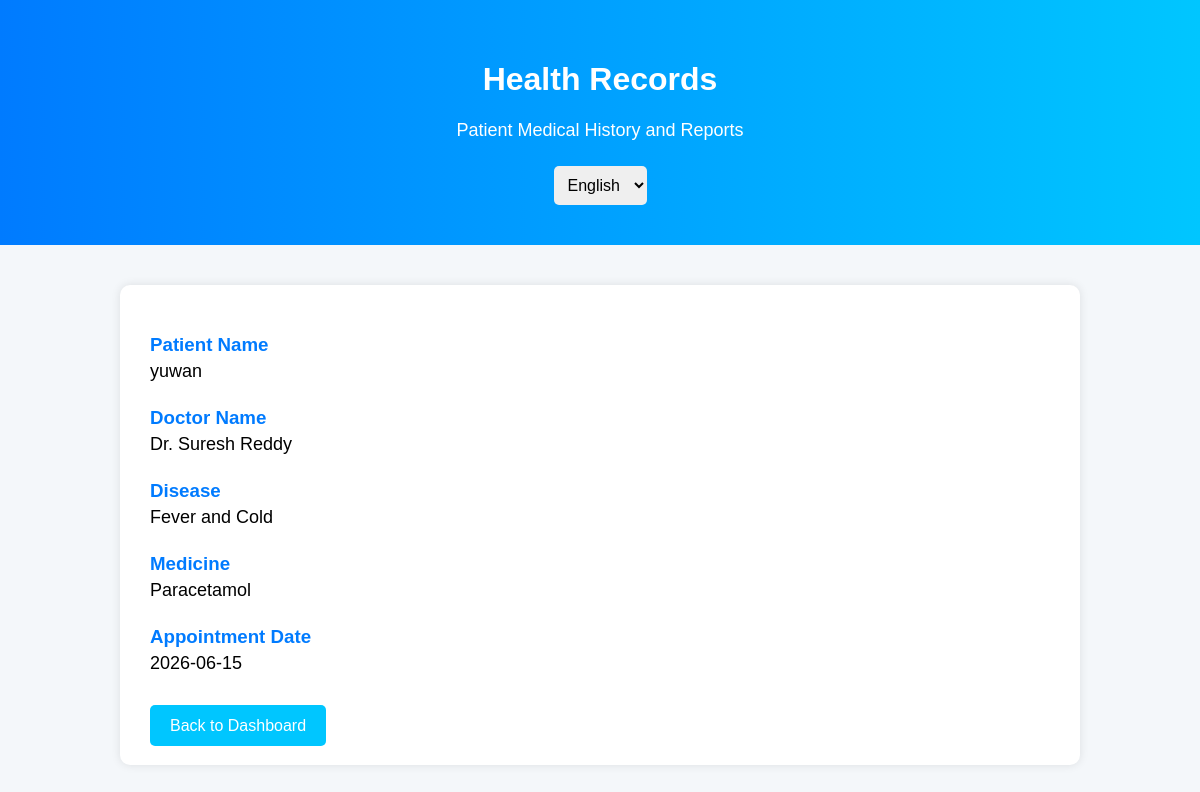
Before: /records with the older database file.
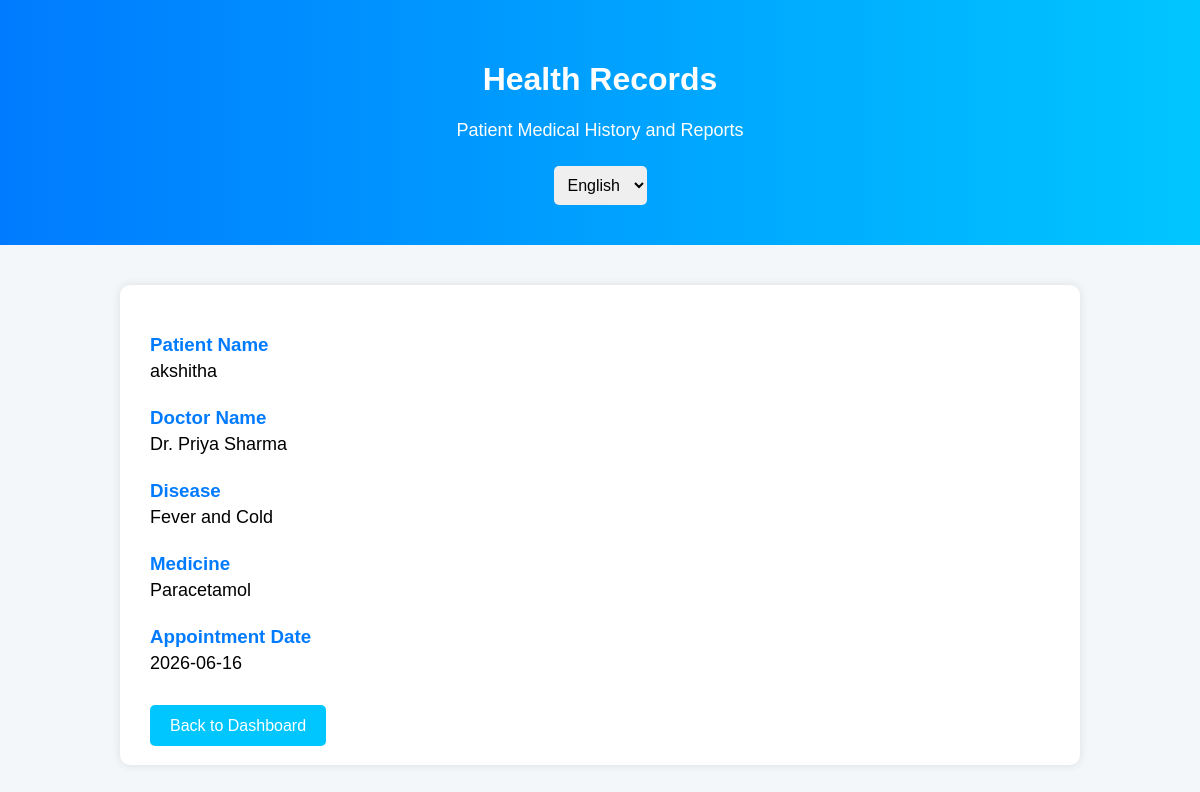
After: the same page with the newer database file.
### app.py (models this page shows)
class Appointment(db.Model):
    id = db.Column(db.Integer, primary_key=True)
    patient_name = db.Column(db.String(100))
    doctor_name = db.Column(db.String(100))
    appointment_date = db.Column(db.String(50))
    appointment_time = db.Column(db.String(50))

### app.py (the view, shortened to what this page needs)
@app.route('/records')
def records():
    latest_appointment = Appointment.query.order_by(
        Appointment.id.desc()
    ).first()
    if latest_appointment:
        record = {
            "patient_name":
            latest_appointment.patient_name,
            "doctor":
            latest_appointment.doctor_name,
            "disease":"Fever and Cold",
            "medicine":"Paracetamol",
            "date":
            latest_appointment.appointment_date
        }
    return render_template(
        'health_records.html',
        record=record
    )

### templates/health_records.html (shortened to what this page needs)
<!DOCTYPE html>
<html lang="en">
<head>
</head>
<body>
    <div class="header">
        <h1 id="title">Health Records</h1>
        <p id="subtitle">
            Patient Medical History and Reports
        </p>
        <div class="language-box">
            <select onchange="changeLanguage(this.value)">
                <option value="english">
                    English
                </option>
            </select>
        </div>
    </div>
    <div class="container">
        <div class="card">
            <h3 id="patient-text">
                Patient Name
            </h3>
            <p>
                {{ record.patient_name }}
            </p>
            <h3 id="doctor-text">
                Doctor Name
            </h3>
            <p>
                {{ record.doctor }}
            </p>
            <h3 id="disease-text">
                Disease
            </h3>
            <p>
                {{ record.disease }}
            </p>
            <h3 id="medicine-text">
                Medicine
            </h3>
            <p>
                {{ record.medicine }}
            </p>
            <h3 id="date-text">
                Appointment Date
            </h3>
            <p>
                {{ record.date }}
            </p>
            <br>
            <a href="/patient"
               class="btn"
               id="back-btn">
               Back to Dashboard
            </a>
        </div>
    </div>
</body>
</html>

Changed rows visible on the page:
removed Appointment: patient_name "yuwan", doctor "Dr. Suresh Reddy", date "2026-06-15"
now on this page (row edited): Appointment: patient_name "akshitha", doctor "Dr. Priya Sharma", date "2026-06-16"
